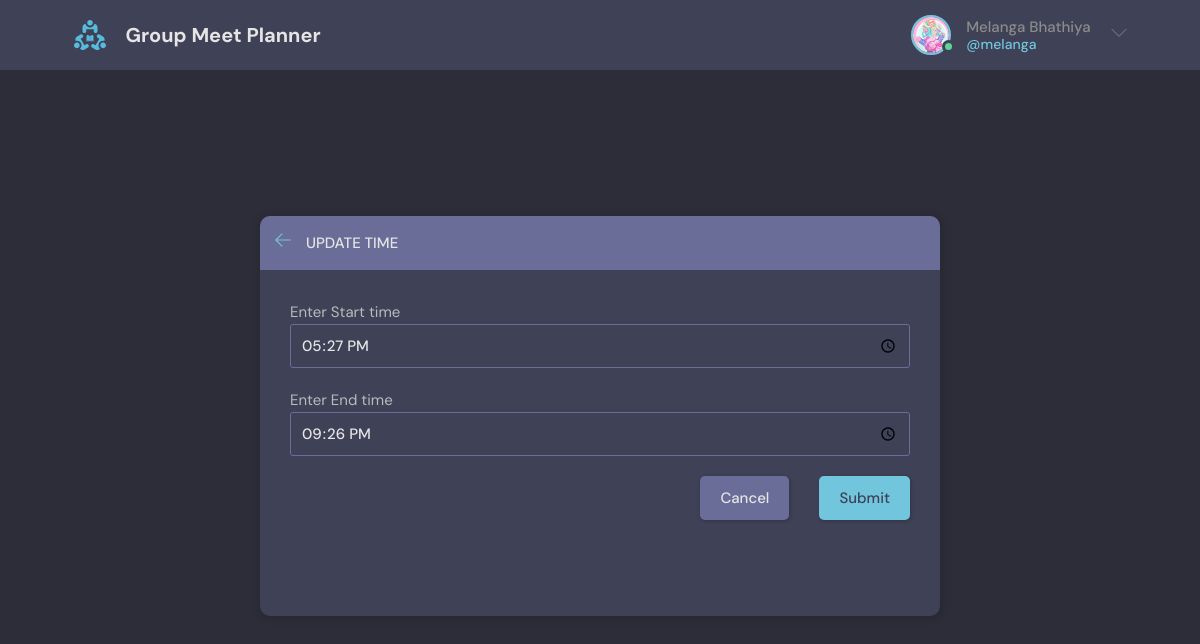
Before: /update-time/9 (signed in) with the older database file.
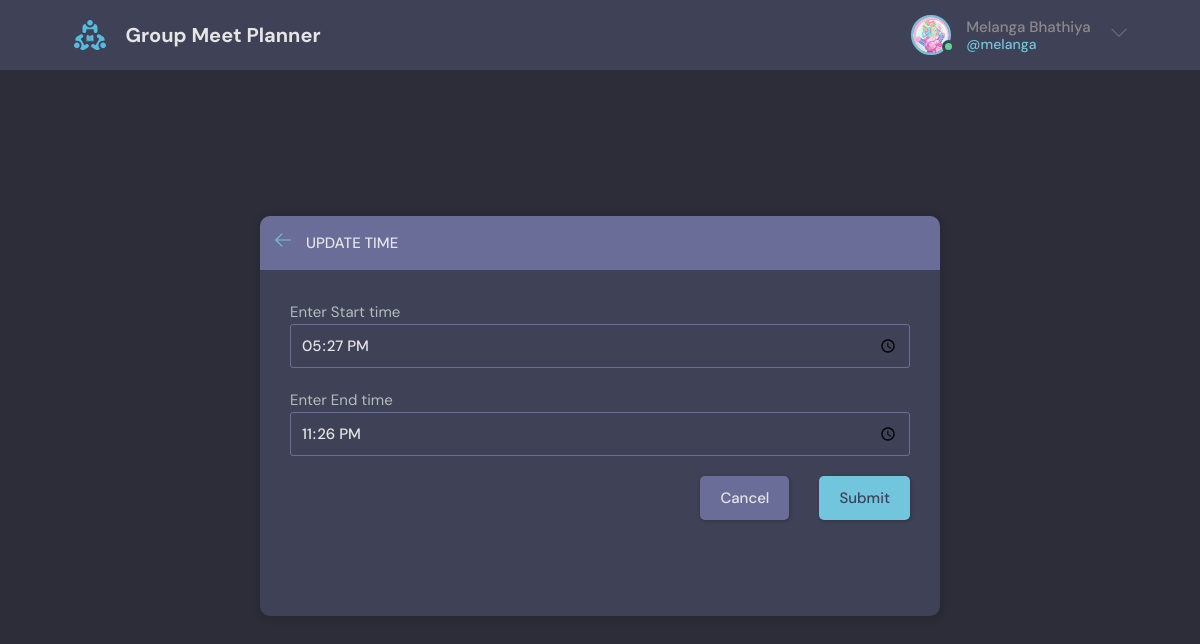
After: the same page with the newer database file.
### base/models.py (models this page shows, shortened)
class Time(models.Model):
    start_time = models.TimeField()
    end_time = models.TimeField()
    user = models.ForeignKey(User, on_delete=models.CASCADE)
    group = models.ForeignKey(Group, on_delete=models.CASCADE)
    updated = models.DateTimeField(auto_now=True)
    created = models.DateTimeField(auto_now_add=True)

### base/views.py (the view, shortened to what this page needs)
# urls.py: path('update-time/<int:pk>', views.update_time, name="update_time"),
def update_time(request, pk):
    time = Time.objects.get(id=pk)
    return render(request, 'base/update_time.html', {'time': time})

### base/templates/base/update_time.html (shortened to what this page needs)
{% extends 'main.html' %}
{% block content %}
    <main class="create-room layout">
        <div class="container">
            <div class="layout__box">
                <div class="layout__boxHeader">
                    <div class="layout__boxTitle">
                        <a href="{{ request.META.HTTP_REFERER }}">
                            <svg version="1.1" xmlns="http://www.w3.org/2000/svg" width="32" height="32"
                                 viewBox="0 0 32 32">
                                <title>arrow-left</title>
                                <path d="M13.723 2.286l-13.723 13.714 13.719 13.714 1.616-1.611-10.96-10.96h27.625v-2.286h-27.625l10.965-10.965-1.616-1.607z"></path>
                            </svg>
                        </a>
                        <h3>Update Time</h3>
                    </div>
                </div>
                <div class="layout__body">
                    <form class="form" method="POST" action="">
                        <div class="form__group">
                            <label>Enter Start time
                            <input type="time" name="start_time" value="{{ time.start_time.isoformat }}"></label>
                        </div>
                        <div class="form__group">
                            <label>Enter End time
                            <input type="time" name="end_time" value="{{ time.end_time.isoformat }}"></label>
                        </div>
                        <div class="form__action">
                            <a class="btn btn--dark" href="{{ request.META.HTTP_REFERER }}">Cancel</a>
                            <button class="btn btn--main" type="submit">Submit</button>
                        </div>
                    </form>
                </div>
            </div>
        </div>
    </main>
{% endblock %}

Changed rows visible on the page:
changed Time: end_time "21:26:00" → "23:26:00"
